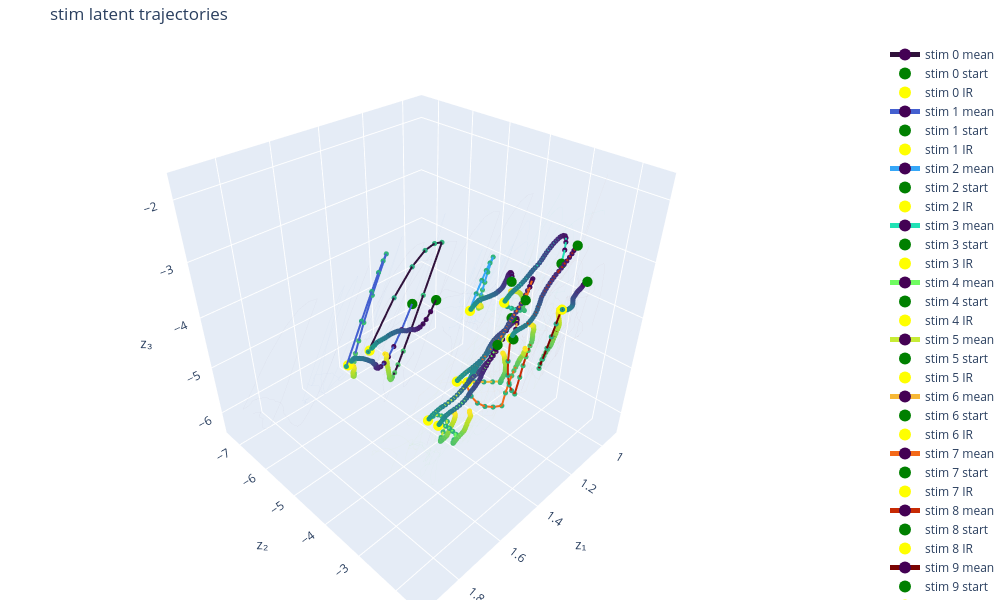

The notebook cell this image was saved under:
### Code cell
posts_stim = run_smoother(theta_stim, observations_stim, inputs_stim, keep_stim,
                          Q_dyn, V_stim, B_SCALE, BETA_STIM, BETA_EMIT)

recon_stim = softplus_jnp(posts_stim.smoothed_means @ C_fit_s.T + d_fit_s, BETA_EMIT)
innovations_stim = observations_stim - recon_stim

rot, rot_inv = alignment(C_fit, C_fit_s)
z_stim = (posts_stim.smoothed_means @ rot) @ R

fig = plot_latent_phase_portrait(
    [("stim", z_stim, stim_rel_t, stim_block)],
    alpha_trials=0.03,
)
fig.show()
